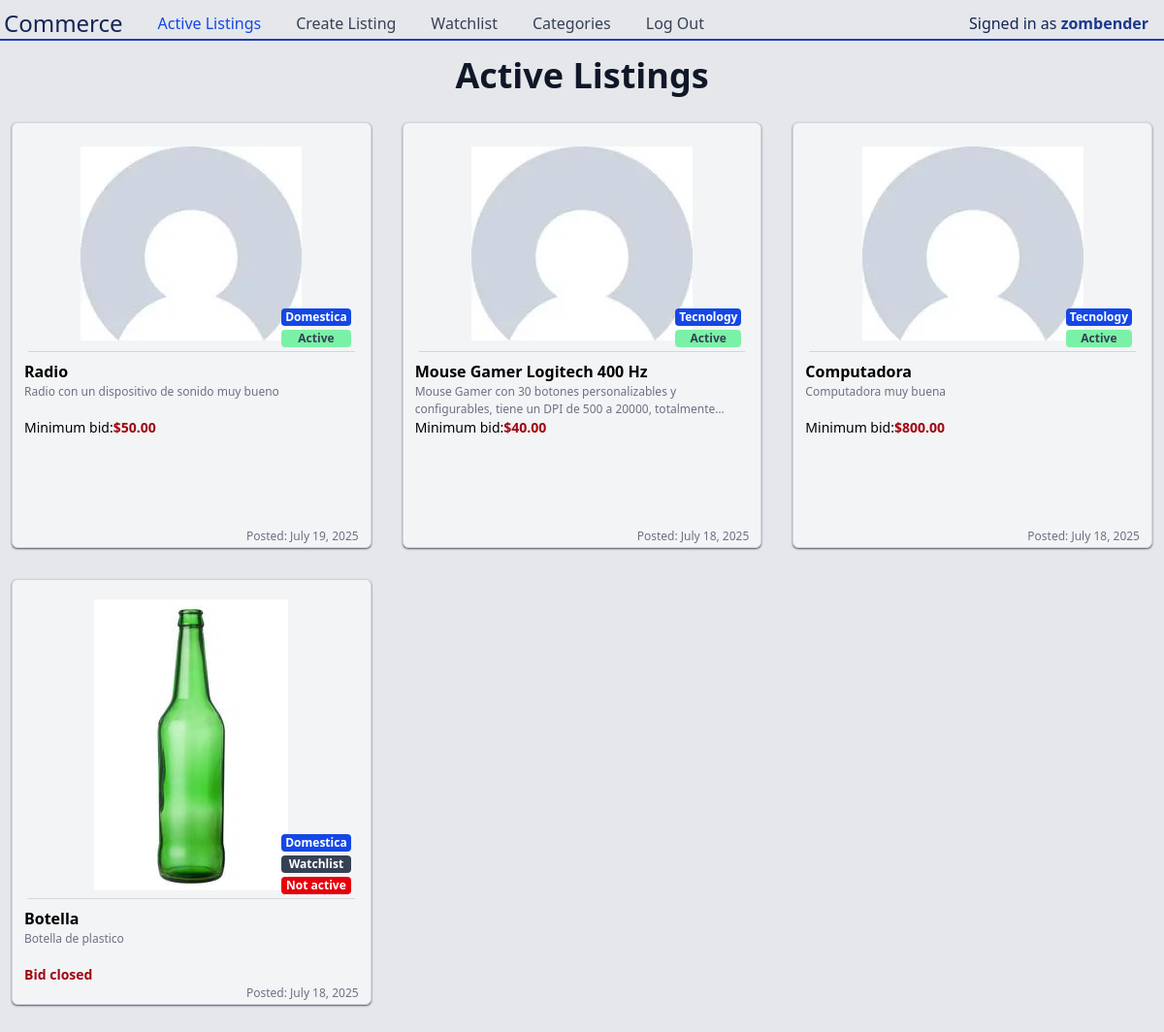
Screenshot of / (signed in) with the database file from the repository.
### auctions/models.py (models this page shows, shortened)
class User(AbstractUser):
    pass

class Listing(models.Model):
    author = models.ForeignKey(User, on_delete=models.CASCADE)
    category = models.ForeignKey(Category, on_delete=models.SET_NULL, null=True, blank=True)
    title = models.CharField(max_length=200)
    description = models.TextField(blank=True, default='')
    starting_bid = models.DecimalField(max_digits=10, decimal_places=2, validators=[MinValueValidator(0.01)])
    date_posted = models.DateTimeField(default=timezone.now)
    image = models.ImageField(default='default.jpg', upload_to='product-pics')
    watchlist = models.ManyToManyField(User, blank=True, related_name='watchlist')
    is_active = models.BooleanField(default=True)
    def is_watched_by(self, user):
        return user in self.watchlist.all()
    @property
    def current_price(self):
        highest_bid = self.bids.aggregate(models.Max('amount'))['amount__max']
        return highest_bid if highest_bid is not None else self.starting_bid
    @property
    def winner(self):
        highest_bid = self.bids.order_by('-amount', '-date_posted').first()
        return highest_bid.user if highest_bid else None

class Category(models.Model):
    name = models.CharField(max_length=30)
    def __str__(self):
        return self.name

### auctions/views.py (the view)
# urls.py: path("", views.HomeListingView.as_view(), name="index"),
class HomeListingView(LoginRequiredMixin, ListView):
    model = Listing
    template_name = 'auctions/index.html'
    context_object_name = 'listings'
    def get_context_data(self, **kwargs):
        context = super().get_context_data(**kwargs)
        listings = context.get('listings')
        for listing in listings:
            listing.is_watched = listing.is_watched_by(user=self.request.user)
        return context
    def get_queryset(self):
        return Listing.objects.order_by('-is_active', '-date_posted')

### auctions/templates/auctions/index.html
{% extends "auctions/layout.html" %}
{% block body %}
    <main class="flex flex-col h-[90vh]  gap-y-6">
        <h2 class="flex justify-center text-4xl font-bold  text-gray-900 mt-4 ">Active Listings</h2>
        <div class="grid grid-rows-3 grid-cols-3 gap-8 px-3 py-1">
            {% for listing in listings %}
                {% include "auctions/listing_card.html" %}
            {% endfor %}
        </div>
    </main>
{% endblock %}

### auctions/templates/auctions/layout.html (shortened to what this page needs)
{% load static %}
<!DOCTYPE html>
<html lang="en">
<head>
    <link href="{% static 'auctions/output.css' %}" rel="stylesheet">
</head>
<body class="h-screen bg-gray-200">
<header class="w-full mt-2">
    <div class="flex flex-row justify-between items-center border-b-2 px-1 border-b-blue-800">
        <div class="flex items-center justify-center">
            <h1 class="flex items-center justify-center text-2xl text-blue-950 mr-5 sm:mr-7 md:mr-8 lg:mr-9">
                Commerce
            </h1>
            <nav class="flex">
                <ul class="flex flex-row gap-x-3 sm:gap-x-7 md:gap-x-8 lg:gap-x-9 list-none ">
                    {% if user.is_authenticated %}
                        <li class="nav-item">
                            <a class="{% if request.resolver_match.view_name == 'index' %}text-blue-700 {% else %} text-gray-700{% endif %} nav-item-a" href="{% url 'index' %}">Active Listings</a>
                        </li>
                        <li class="nav-item">
                            <a class="{% if request.resolver_match.view_name == 'create-listing' %}text-blue-700 {% else %} text-gray-700{% endif %} nav-item-a"  href="{% url 'create-listing' %}">Create Listing</a>
                        </li>
                        <li class="nav-item">
                            <a class="{% if request.resolver_match.view_name == 'watchlist' %}text-blue-700 {% else %} text-gray-700{% endif %} nav-item-a"  href="{% url 'watchlist' %}">Watchlist</a>
                        </li>
                        <li class="nav-item">
                            <a class="{% if request.resolver_match.view_name == 'category' %}text-blue-700 {% else %} text-gray-700{% endif %} nav-item-a"  href="{% url 'category' %}">Categories</a>
                        </li>
                        <li class="nav-item">
                            <a class="{% if request.resolver_match.view_name == 'logout' %}text-blue-700 {% else %} text-gray-700{% endif %} nav-item-a"  href="{% url 'logout' %}">Log Out</a>
                        </li>
                    {% endif %}
                </ul>
            </nav>
        </div>
        <div class="h-full flex items-center justify-center ml-3 mr-3">
            <h2 class="text-1xl text-blue-950 self-center ">
                {% if user.is_authenticated %}
                    Signed in as <strong class="text-blue-900">{{ user.username }}</strong>
                {% else %}
                    Not signed in
                {% endif %}
            </h2>
        </div>
    </div>
</header>
{% block body %}
{% endblock %}
</body>
</html>

### auctions/templates/auctions/listing_card.html (shortened to what this page needs)
<card class="flex flex-col justify-between border-1 border-gray-300 rounded-md bg-gray-100
                p-3 pb-0.5 shadow-xs shadow-gray-600">
                    <div class="relative flex items-center basis-1/3 justify-center aspect-[1.5/1] p-2  mx-1  border-b-1 border-b-gray-300">
                        <img class="max-w-full max-h-full" alt="Product image" src="{{ listing.image.url }}">
                        <div class="absolute flex flex-col gap-y-1 bottom-1 right-1 font-bold text-[6px] sm:text-[10px] md:text-[11px] lg:text-[12px]">
                            <span class=" text-white bg-blue-700 px-1 rounded text-center ">
                                {{ listing.category }}
                            </span>
                            {% if listing.is_watched %}
                                <span class=" text-white bg-gray-700 px-1 rounded text-center">
                                    Watchlist
                                </span>
                            {% endif %}
                            {% if listing.is_active %}
                                <span class=" text-gray-700 bg-green-300 px-1 rounded text-center">
                                    Active
                                </span>
                            {% else %}
                                <span class="text-white bg-red-600 px-1 rounded text-center">
                                    Not active
                                </span>
                            {% endif %}
                        </div>
                    </div>
                    <div class="flex flex-col basis-2/3 justify-start mt-2">
                        <h2 class="flex flex-row text-base font-bold text-black
                        truncate text-ellipsis whitespace-nowrap hover:text-blue-400 transition-colors duration-200 ease-in-out">
                            <a href= {% url 'listing' listing.id %}>
                                {{ listing.title }}
                            </a>
                        </h2>
                        <p class="text-[12px] text-gray-500 line-clamp-2 h-[3.0em]">
                            {{ listing.description }}
                        </p>
                        <p class="flex text-sm truncate text-ellipsis whitespace-nowrap">
                            {% if listing.winner %}
                                {% if listing.is_active %}
                                    <strong>
                                        Highest bid: ${{ listing.current_price }} by
                                        <strong class="text-red-600">{{ listing.winner }}</strong>
                                    </strong>
                                {% else %}
                                    <strong>
                                        Winner: {{ listing.winner }}
                                        <strong class="text-red-600">{{ listing.winner }}</strong>
                                    </strong>
                                {% endif %}
                            {% else %}
                                {% if listing.is_active %}
                                    Minimum bid: <strong class="text-red-800">${{ listing.current_price }}</strong>
                                {% else %}
                                    <strong class="font-bold text-sm text-red-800">Bid closed</strong>
                                {% endif %}
                            {% endif %}
                        </p>
                        <time class="text-[12px] text-gray-500 text-right mt-auto"
                              datetime="{{ listing.date_posted|date:'c' }}">
                            Posted: {{ listing.date_posted|date:"F j, Y" }}
                        </time>
                    </div>
                </card>

### rows the page displays
User: username "zombender"
Listing: image (placeholder picture), category "Domestica", is_active "Active", title "Radio", description "Radio con un dispositivo de sonido muy bueno", current_price "50.00", date_posted "July 19, 2025"
Listing: image (placeholder picture), category "Tecnology", is_active "Active", title "Mouse Gamer Logitech 400 Hz", description "Mouse Gamer con 30 botones personalizables y configurables, tiene un DPI de 500 a 20000,…", current_price "40.00", date_posted "July 18, 2025"
Listing: image (placeholder picture), category "Tecnology", is_active "Active", title "Computadora", description "Computadora muy buena", current_price "800.00", date_posted "July 18, 2025"
Listing: image (picture), category "Domestica", shows "Watchlist", is_active "Not active", title "Botella", description "Botella de plastico", date_posted "July 18, 2025"
